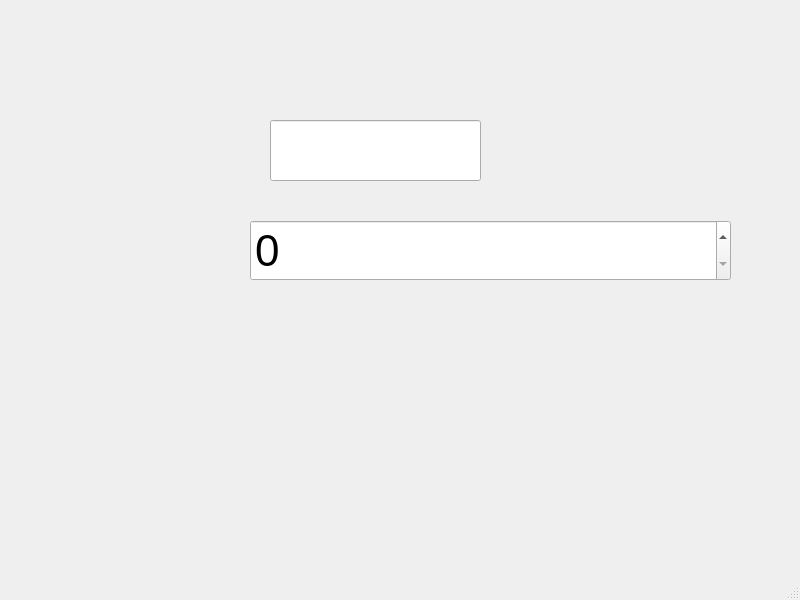
<?xml version="1.0" encoding="UTF-8"?>
<ui version="4.0">
 <class>MainWindow</class>
 <widget class="QMainWindow" name="MainWindow">
  <property name="geometry">
   <rect>
    <x>0</x>
    <y>0</y>
    <width>800</width>
    <height>600</height>
   </rect>
  </property>
  <property name="windowTitle">
   <string>MainWindow</string>
  </property>
  <widget class="QWidget" name="centralwidget">
   <widget class="QSpinBox" name="spinBox">
    <property name="geometry">
     <rect>
      <x>250</x>
      <y>220</y>
      <width>481</width>
      <height>61</height>
     </rect>
    </property>
    <property name="font">
     <font>
      <pointsize>33</pointsize>
     </font>
    </property>
    <property name="maximum">
     <number>999999999</number>
    </property>
   </widget>
   <widget class="QLineEdit" name="lineEdit">
    <property name="geometry">
     <rect>
      <x>270</x>
      <y>120</y>
      <width>211</width>
      <height>61</height>
     </rect>
    </property>
   </widget>
  </widget>
  <widget class="QMenuBar" name="menubar">
   <property name="geometry">
    <rect>
     <x>0</x>
     <y>0</y>
     <width>800</width>
     <height>22</height>
    </rect>
   </property>
  </widget>
  <widget class="QStatusBar" name="statusbar"/>
 </widget>
 <resources/>
 <connections/>
</ui>
